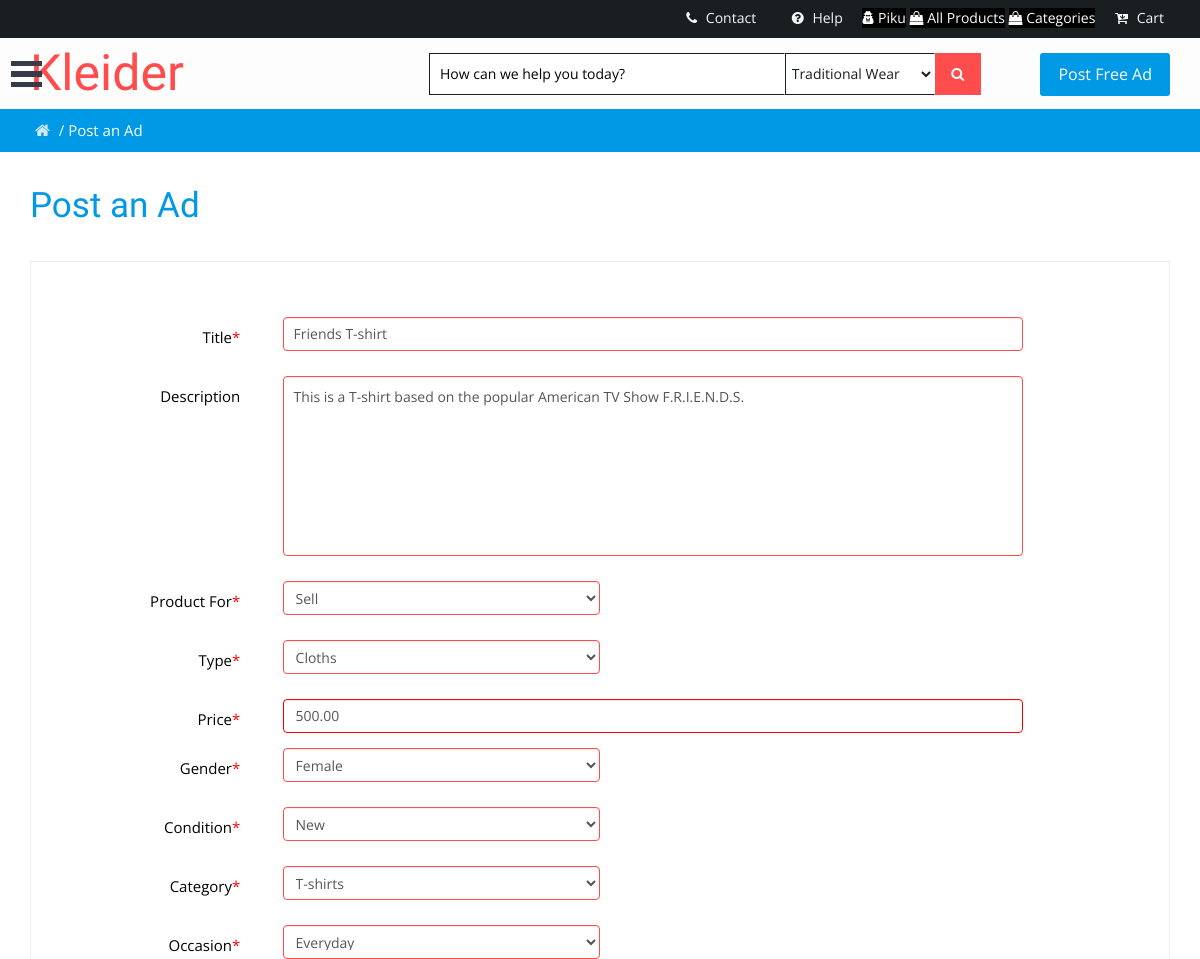
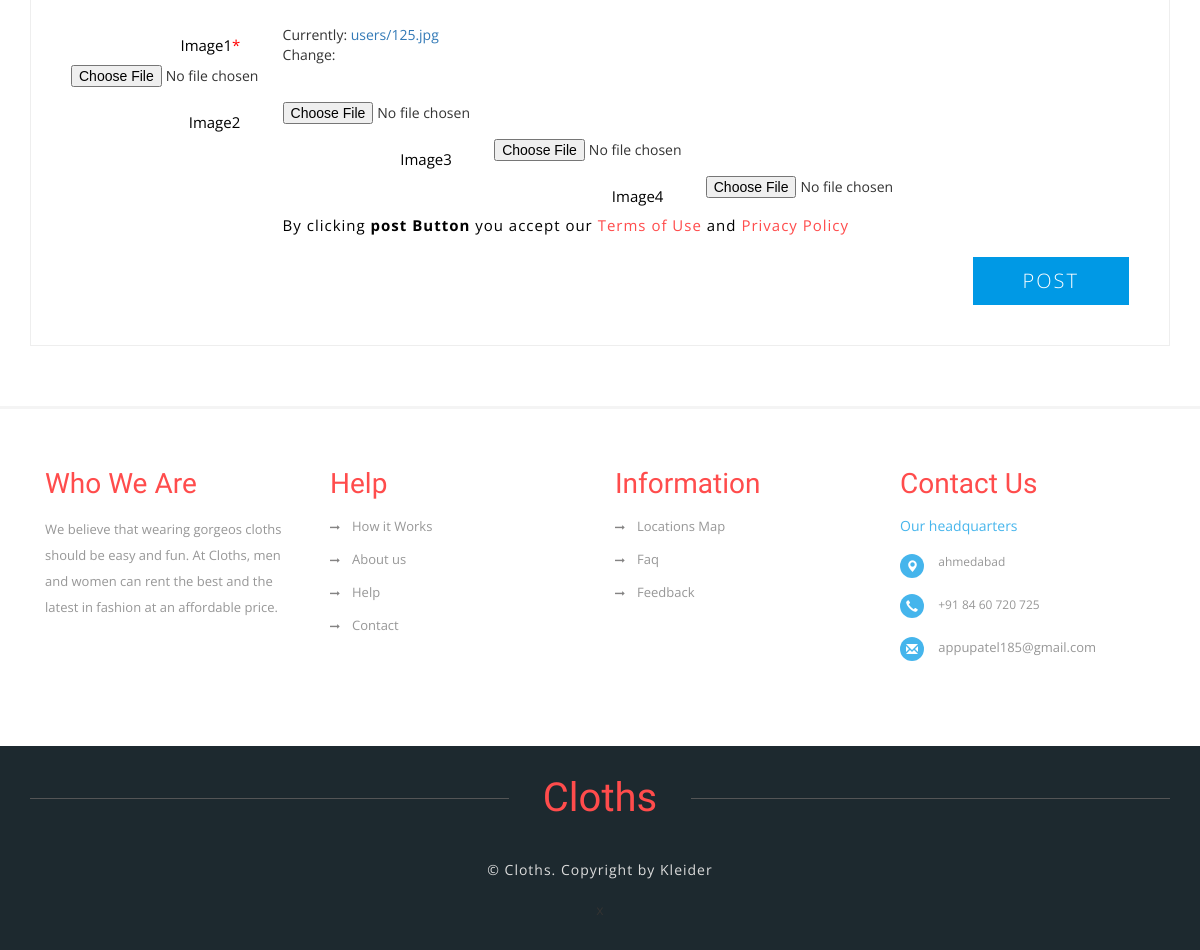
The page /Kleider/products/edit/1/ (signed in) on the database its author committed (2 pictures, top to bottom).
### Products/models.py (models this page shows, shortened)
class Product(models.Model):
    GENDER_CHOICES = (
        ('M', 'Male',),
        ('F', 'Female',),
    )
    PRODUCT_FOR_CHOICES = (
        ('sell', 'Sell',),
        ('rent', 'Rent',),
    )
    PRODUCT_TYPE_CHOICES = (
        ('cloths', 'Cloths',),
        ('accessories', 'Accessories',),
    )
    CONDITION_CHOICES = (
        ('used', 'Used'),
        ('new', 'New')
    )
    CATEGORY_CHOICES = (
        ('traditional', 'Traditional'),
        ('formal', 'Formal'),
        ('casual', 'Casual'),
        ('ethnic', 'Ethnic'),
        ('sports', 'Sports'),
        ('western', 'Western'),
        ('t-shirts', 'T-shirts'),
        ('denim', 'Denim'),
        ('kids', 'Kids'),
        ('winter-wears', 'Winter-wear'),
        ('jumpsuits', 'Jumpsuits'),
    )
    OCCASION_CHOICES = (
        ('weddings', 'Weddings'),
        ('sangeet', 'Sangeet'),
        ('party', 'Party'),
        ('everyday', 'Everyday'),
        ('interview', 'Interview'),
        ('gym', 'Gym'),
        ('outings', 'Outings'),
    )
    user = models.ForeignKey(Profile, on_delete=models.CASCADE, blank=True, null=True)
    title = models.CharField(max_length=100, db_index=True)
    description = models.TextField(blank=True)
    product_for = models.CharField(max_length=4, choices=PRODUCT_FOR_CHOICES)
    slug = models.SlugField(blank=True, unique=True)
    type = models.CharField(max_length=11, choices=PRODUCT_TYPE_CHOICES)
    price = models.DecimalField(max_digits=10, decimal_places=2, default='99.99')
    gender = models.CharField(max_length=1, choices=GENDER_CHOICES)
    condition = models.CharField(max_length=4, choices=CONDITION_CHOICES)
    category = models.CharField(max_length=17, choices=CATEGORY_CHOICES)
    occasion = models.CharField(max_length=9, choices=OCCASION_CHOICES)
    featured = models.BooleanField(default=False)
    timestamp = models.DateTimeField(auto_now=True)
    sold = models.BooleanField(default=False)
    image1 = models.ImageField(upload_to=upload_image_path)
    image2 = models.ImageField(upload_to=upload_image_path, null=True, blank=True)
    image3 = models.ImageField(upload_to=upload_image_path, null=True, blank=True)
    image4 = models.ImageField(upload_to=upload_image_path, null=True, blank=True)
    updated_at = models.DateTimeField(auto_now=True)
    smart1 = ImageSpecField(source='image1', processors=[ResizeToFill(250, 250)], format='JPEG', options={'quality': 99})
    smart2 = ImageSpecField(source='image2', processors=[SmartResize(250, 250)], format = 'JPEG', options={'quality': 99})
    smart3 = ImageSpecField(source='image3', processors=[SmartResize(250, 250)], format = 'JPEG', options={'quality': 99})
    smart4 = ImageSpecField(source='image4', processors=[SmartResize(250, 250)], format = 'JPEG', options={'quality': 99})
    class Meta:
        db_table = 'Product'

### Products/views.py (the view)
# urls.py: path('edit/<pk>/', edit, name='edit'),
@login_required
def edit(request, pk):
    template = 'post.html'
    product = get_object_or_404(Product, pk=pk)
    form = ProductForm(request.POST or None, request.FILES or None, instance=product)
    if form.is_valid():
        form.save()
        messages.success(request, 'Successfully Edited!')
        return redirect('my_list')
    return render(request, template, {'form': form})

### Products/forms.py
class ProductForm(forms.ModelForm):
    class Meta:
        model = Product
        fields = ['title', 'description', 'price', 'product_for', 'type', 'gender', 'condition', 'category', 'occasion', 'featured', 'image1', 'image2', 'image3', 'image4']

### templates/post.html (shortened to what this page needs)
{% load static %}
{% load crispy_forms_tags %}
{% include 'common/header.html' %}
<div class="w3layouts-breadcrumbs text-center">
    <div class="container">
        <span class="agile-breadcrumbs"><a href="{% url 'home' %}"><i class="fa fa-home home_1"></i></a> / <span>Post an Ad</span></span>
    </div>
</div>
<div class="submit-ad main-grid-border">
    <div class="container">
        <h2 class="w3-head">Post an Ad</h2>
        <div class="post-ad-form">
            <form method="post" enctype="multipart/form-data"> {% csrf_token %}
                {{ form.title|as_crispy_field }}
                {{ form.description|as_crispy_field }}
                {{ form.product_for|as_crispy_field }}
                {{ form.type|as_crispy_field }}
                {{ form.price|as_crispy_field }}
                {{ form.gender|as_crispy_field }}
                {{ form.condition|as_crispy_field }}
                {{ form.category|as_crispy_field }}
                {{ form.occasion|as_crispy_field }}
                {{ form.image1|as_crispy_field }}
                {{ form.image2|as_crispy_field }}
                {{ form.image3|as_crispy_field }}
                {{ form.image4|as_crispy_field }}
                <div class="clearfix"></div>
                <p class="post-terms">By clicking <strong>post Button</strong> you accept our <a href="terms.html" target="_blank">Terms of Use </a> and <a href="privacy.html" target="_blank">Privacy Policy</a></p>
                <input type="submit" value="Post">
                <div class="clearfix"></div>
            </form>
        </div>
    </div>
</div>
{% include 'common/footer.html' %}

### templates/common/header.html (shortened to what this page needs)
{% load static %}
<!DOCTYPE html>
<html lang="en">
<head>
<link rel="stylesheet" href='{% static "css/bootstrap.min.css" %}'>
<link rel="stylesheet" href='{% static "css/bootstrap-select.css" %}'>
<link rel="stylesheet" href='{% static "css/style.css" %}' type="text/css" media="all" />
<link rel="stylesheet" href='{% static "css/flexslider.css" %}' type="text/css" media="screen" />
<link rel="stylesheet" href='{% static "css/font-awesome.min.css" %}' />
<link rel="stylesheet" href='{% static "css/menu_sideslide.css"%}' type="text/css" media="all">
<link rel="stylesheet" href='{% static "css/toastr.css"%}' type="text/css" media="all">
<link rel="stylesheet" href='{% static "css/toastr.min.css"%}' type="text/css" media="all">
<link href='{% static "css/jquery.uls.css" %}' rel="stylesheet"/>
<link href='{% static "css/jquery.uls.grid.css" %}' rel="stylesheet"/>
<link href='{% static "css/jquery.uls.lcd.css" %}' rel="stylesheet"/>
	<link rel="stylesheet" type="text/css" href='{% static "css/easy-responsive-tabs.css" %}' />
</head>
<body>
<body>
		<div class="agiletopbar">
			<div class="wthreenavigation">
			<button class="menu-button" id="open-button"> </button>
			</div>
		</div>
	<header>
		<div class="w3ls-header">
			<div class="w3ls-header-right">
				<ul>
                    <li class="dropdown head-dpdn">
						<a href='{% url "contact" %}' aria-expanded="false"><i class="fa fa-phone" aria-hidden="true"></i> Contact</a>
					</li>
					<li class="dropdown head-dpdn">
						<a href='{% url "help" %}'><i class="fa fa-question-circle" aria-hidden="true"></i> Help</a>
					</li>
                    {% if not request.user.is_authenticated %}
                    <li class="dropdown head-dpdn">
						<a href="{% url 'account_login' %}" aria-expanded="false"><i class="fa fa-user" aria-hidden="true"></i> Sign In</a>
					</li>
                    {% else %}
					<div class="dropdown1">
						<button class="dropbtn">
							<i class="fa fa-user-secret" aria-hidden="true"></i> {{ request.user.username }}
						</button>
					</div>
                    {% endif %}
					<div class="dropdown1">
						<button class="dropbtn">
                            <i class="fa fa-shopping-bag" aria-hidden="true"></i> All Products
						</button>
                    </div>
                    <div class="dropdown1">
                        <button class="dropbtn">
                            <i class="fa fa-shopping-bag" aria-hidden="true"></i> Categories
						</button>
					</div>
                <li class="dropdown head-dpdn">
                    <a href="{% url 'cart:order_summary' %}"><i class="fa fa-cart-arrow-down"></i> Cart </a>
                </li>
                </ul>
			</div>
        <div class="clearfix"> </div>
		</div>
		<div class="container">
			<div class="agile-its-header">
				<div class="logo">
					<h1><a href="{% url 'home' %}">Kleider</a></h1>
				</div>
				<div class="agileits_search">
					<form action="{% url 'search1' %}" method="get">
						<input name="product" type="text" placeholder="How can we help you today?" required="" />
						<select id="agileinfo_search" name="category" required="">
							<option value="Traditional">Traditional Wear</option>
						</select>
						<button type="submit" class="btn btn-default" aria-label="Left Align">
							<i class="fa fa-search" aria-hidden="true"> </i>
						</button>
					</form>
				<a class="post-w3layouts-ad" href="{% url 'new' %}">Post Free Ad</a>
				</div>
			</div>
		</div>
	</header>

### templates/common/footer.html (shortened to what this page needs)
{% load static %}
<footer>
    <div class="w3-agileits-footer-top">
        <div class="container">
            <div class="wthree-foo-grids">
                <div class="col-md-3 wthree-footer-grid">
                    <h4 class="footer-head">Who We Are</h4>
                    <p>
                        We believe that wearing gorgeos cloths should be easy and fun. At Cloths, men and women can rent the best and the latest in fashion at an affordable price.
                    </p>
                </div>
                <div class="col-md-3 wthree-footer-grid">
                    <h4 class="footer-head">Help</h4>
                    <ul>
                        <li><a href="{% url 'howitworks' %}"><i class="fa fa-long-arrow-right" aria-hidden="true"></i>How it Works</a></li>
                        <li><a href="{% url 'aboutus' %}"><i class="fa fa-long-arrow-right" aria-hidden="true"></i>About us</a> </li>
                        <li><a href="{% url 'help' %}"><i class="fa fa-long-arrow-right" aria-hidden="true"></i>Help</a></li>
                        <li><a href="{% url 'contact' %}"><i class="fa fa-long-arrow-right" aria-hidden="true"></i>Contact</a></li>
                    </ul>
                </div>
                <div class="col-md-3 wthree-footer-grid">
                    <h4 class="footer-head">Information</h4>
                    <ul>
                        <li><a href="{% url 'location' %}"><i class="fa fa-long-arrow-right" aria-hidden="true"></i>Locations Map</a></li>
                        <li><a href="{% url 'faq' %}"><i class="fa fa-long-arrow-right" aria-hidden="true"></i>Faq</a></li>
                        <li><a href="{% url 'feedback' %}"><i class="fa fa-long-arrow-right" aria-hidden="true"></i>Feedback</a></li>
                    </ul>
                </div>
                <div class="col-md-3 wthree-footer-grid">
                    <h4 class="footer-head">Contact Us</h4>
                    <span class="hq">Our headquarters</span>
                    <address>
                        <ul class="location">
                            <li><span class="glyphicon glyphicon-map-marker"></span></li>
                            <li>AHMEDABAD</li>
                        </ul>
                        <ul class="location">
                            <li><span class="glyphicon glyphicon-earphone"></span></li>
                            <li>+91 84 60 720 725</li>
                        </ul>
                        <ul class="location">
                            <li><span class="glyphicon glyphicon-envelope"></span></li>
                            <li><a href="mailto:info@example.com">appupatel185@gmail.com</a></li>
                        </ul>
                    </address>
                </div>
                <div class="clearfix"></div>
            </div>
        </div>
    </div>
    <div class="agileits-footer-bottom text-center">
        <div class="container">
            <div class="w3-footer-logo">
                <h1><a href='{% url "home" %}'>Cloths</a></h1>
            </div>
            <div class="w3-footer-social-icons">
                <div class="copyrights">
                <p> © Cloths. Copyright by Kleider</p>
            </div>
        </div>
    </div>
x</footer>
<link href='{% static "css/jquery.uls.css" %}' rel="stylesheet"/>
<link href='{% static "css/jquery.uls.grid.css" %}' rel="stylesheet"/>
<link href='{% static "css/jquery.uls.lcd.css" %}' rel="stylesheet"/>
</body>
</html>

### static/static/css/menu_sideslide.css (style rules this page uses)
.menu-button { position: absolute; z-index: 1000; margin: 13px; padding: 0; width: 2.5em; height: 2.25em; border: none; text-indent: 2.5em; font-size: 1.5em; color: transparent; background: transparent; outline:none; top: 37px; }
.menu-button::before { position: absolute; top: 0.5em; right: 0.5em; bottom: 0.5em; left: 0.5em; background: linear-gradient(#373a47 20%, transparent 20%, transparent 40%, #373a47 40%, #373a47 60%, transparent 60%, transparent 80%, #373a47 80%); content: ''; }
@media (max-width: 1280px) { .menu-button { margin: 13px 0; } }

### static/static/css/easy-responsive-tabs.css (style rules this page uses)
ul.resp-tabs-list, p { margin: 0px; padding: 0px; }

### templates/common/header.html (style rules this page uses)
.dropbtn { background-color: #000000; color: #FFFFFF; border: none; cursor: pointer; }
.dropdown1 { position: relative; display: inline-block; }

### rows shown on the page
Product: title "Friends T-shirt", description "This is a T-shirt based on the popular American TV Show F.R.I.E.N.D.S.", product_for "Sell", type "Cloths", price "500.00", gender "Female", condition "New", category "T-shirts", occasion "Everyday"

### other values the page prints
{{ request.user.username }} "Piku"
